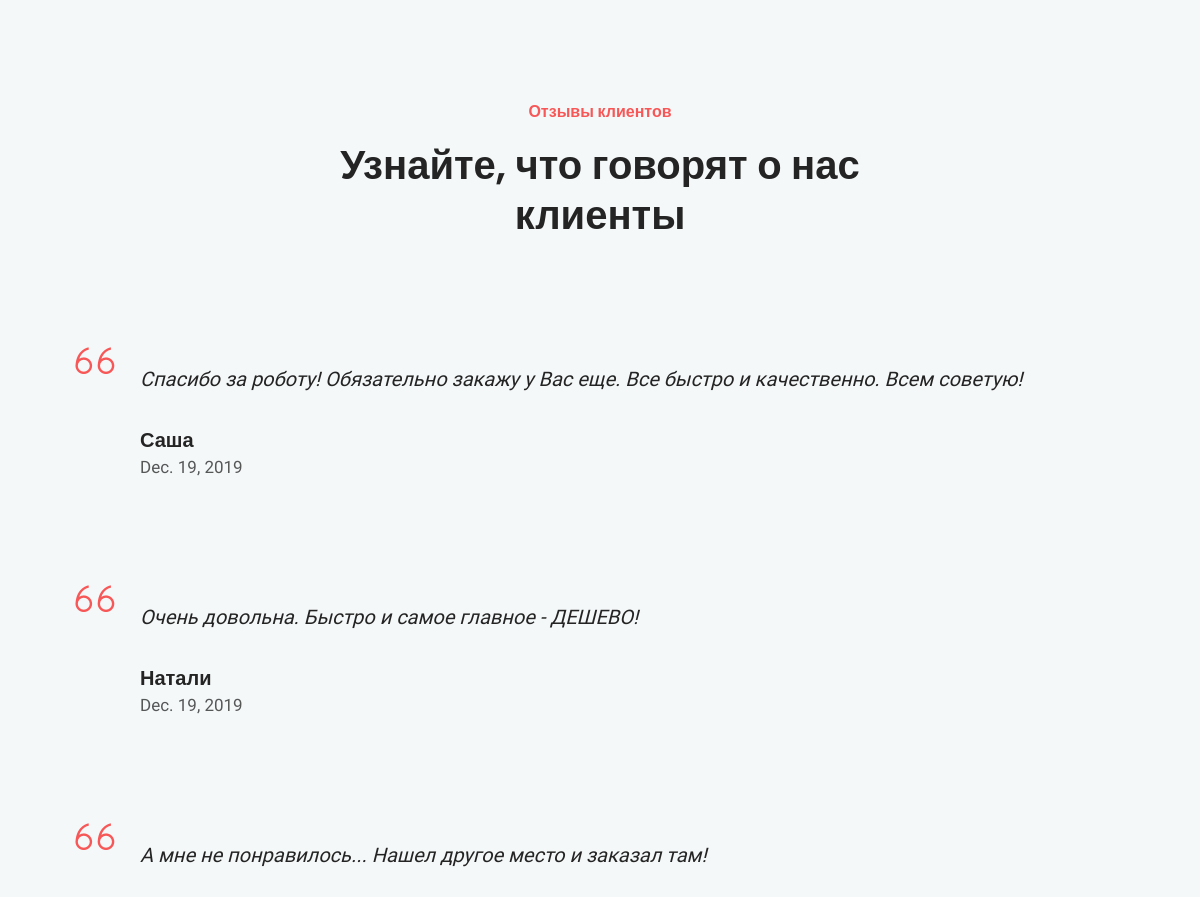
Page /aboutus/ (middle part) on the earlier database version.
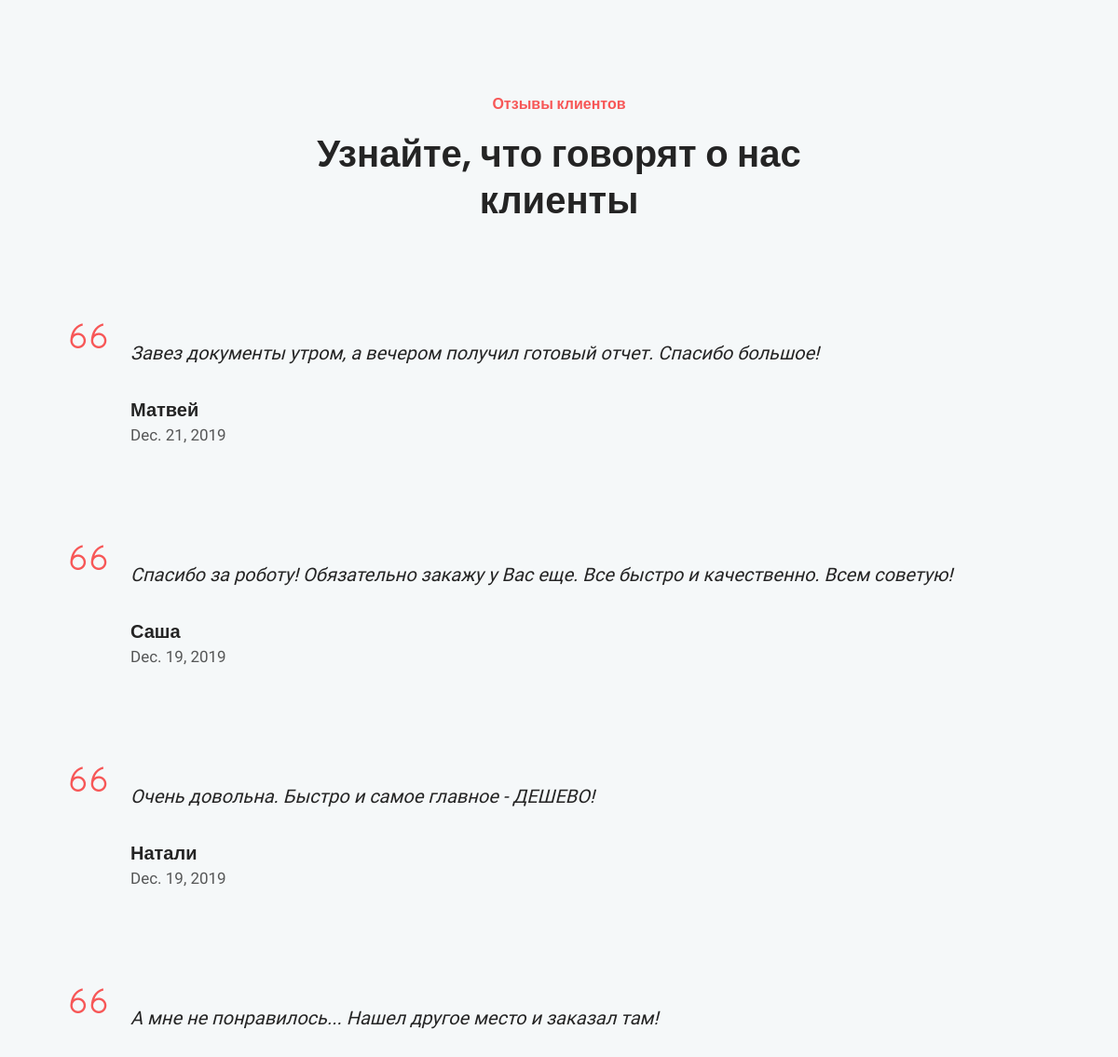
Same page on the later database version.
### mainApp/models.py (models this page shows, shortened)
class Comment(models.Model):
    name = models.CharField(max_length=50)
    message = models.TextField(max_length=100)
    published = models.BooleanField(default=False)
    datetime = models.DateField(auto_now_add=True)

### mainApp/views.py (the view)
# urls.py: path('aboutus/', views.aboutus, name='aboutus'),
def aboutus(request):
    comments = Comment.objects.filter(published=True).order_by('-datetime')
    return render(request, 'about.html', {'comments':comments})

### templates/about.html (shortened to what this page needs)
{% load static %}
<!doctype html>
<html lang="en">
{% include 'head.html' %}
<body>
<div class="main-wrapper ">
<section class="section testimonial bg-gray">
	<div class="container">
		<div class="row justify-content-center">
			<div class="col-lg-7 text-center">
				<div class="section-title">
					<span class="h6 text-color">Отзывы клиентов</span>
					<h2 class="mt-3 content-title">Узнайте, что говорят о нас клиенты</h2>
				</div>
			</div>
		</div>
	</div>
	<div class="container">
		<div class="testimonial-wrap">
			{% for comment in comments %}
			<div class="testimonial-item position-relative">
				<i class="ti-quote-left text-color"></i>
				<div class="testimonial-item-content">
					<p class="testimonial-text">{{ comment.message }}</p>
					<div class="testimonial-author">
						<h5 class="mb-0 text-capitalize">{{ comment.name }}</h5>
						<p>{{ comment.datetime }}</p>
					</div>
				</div>
			</div>
			{% endfor %}
		</div>
	</div>
</section>
{% include 'footer.html' %}
</body>
</html>

Differences in the rows shown:
added Comment: message "Завез документы утром, а вечером получил готовый отчет. Спасибо большое!", name "Матвей", datetime "Dec. 21, 2019"
